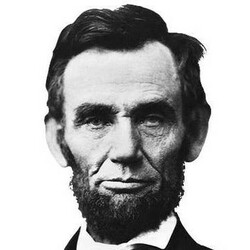
#> input picture hw3/lincoln.jpg, 250 x 250 px
$ jupyter execute --allow-errors hw3.ipynb
#> lines starting #> are read from the running program, lines starting #| are printed output that depends on the picture
# ME455 - HW3
Zhengyang Kris Weng - Spring 2025

[cell 1]
import numpy as np
import matplotlib.pyplot as plt

# Image loading packages
from PIL import Image
from io import BytesIO

1. Given the image here, convert it into a continuous probability density function over
a space of 1 meter by 1 meter (you can find the example code for how to do it here). Imple-
ment rejection sampling to sample 5000 points from this image-based probability distribution.
Select two di↵erent proposal distributions of your choice for your implementation.

[cell 2]
# Load the image
image_path = 'lincoln.jpg'  # Replace with the actual path to your image
image = Image.open(image_path).convert('L')  # Convert to grayscale
#> image is the input picture: PIL image 250x250 L; min 0, max 255, mean 180.6

# Convert the image to a NumPy array
image_array = np.array(image)
image_array = np.flip(image_array, axis=0)
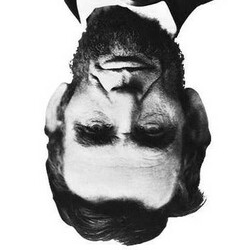
#> image_array: shape (250, 250); min 0, max 255, mean 180.6

print('image_array.shape: ', image_array.shape)
#| image_array.shape:  (250, 250)

plt.imshow(image_array, origin='lower', cmap='gray') # note that for "imshow" the origin of the coordinate is at top left instead of bottom left
plt.show()
plt.close()

[cell 3]
xgrids = np.linspace(0.0, 1.0, image_array.shape[0])  # the x coordinates of image pixels in the new space
#> xgrids = 250 values from 0 to 1
dx = xgrids[1] - xgrids[0]
#> dx = 0.00402
ygrids = np.linspace(0.0, 1.0, image_array.shape[1])  # the y coordinates of image pixels in the new space
#> ygrids = 250 values from 0 to 1
dy = ygrids[1] - ygrids[0]
#> dy = 0.00402

# we now invert dark and light pixel density and normalize the density values so it is a valid probability distribution
density_array = 255.0 - image_array  # we want higher density at darker regions
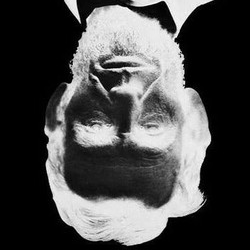
#> density_array: shape (250, 250) float64; min 0, max 255, mean 74.4
density_array /= np.sum(density_array) * dx * dy  # so the integral is 1

def image_density(s):
    """ Continuous density function based on the image
    Inputs:
        s - a numpy array containing the (x,y) coordinate within the 1m-by-1m space
    Return:
        val - the density value at s
    """
    s_x, s_y = s

    # Find the pixel closest to s in the 1-by-1 space
    # Note that in image the first pixel coordinate correspond to the y-axis in the 1-by-1 space
    pixel_idx_y = np.argmin(np.abs(xgrids - s_x))
    pixel_idx_x = np.argmin(np.abs(ygrids - s_y))

    # the density at s is the same as the closest pixel density
    val = density_array[pixel_idx_x, pixel_idx_y]

    return val

[cell 4]
num_samples = 5000
samples = np.random.uniform(low=0.0, high=1.0, size=(num_samples,2))
sample_weights = np.zeros(num_samples)

for i in range(num_samples):
    sample_weights[i] = image_density(samples[i])
#> this loop made 5000 passes
#> val in image_density on passes 1 to 3: 0.48, 3.09, 0.413

# for visualization purpose, we adjust the weights such that the maximum weight is 1.0
# (matplotlib only accepts values between 0.0 to 1.0 as the opacity value)
# (this is not the same as normalization in importance sampling or rejection sampling)
sample_weights /= np.max(sample_weights)

# now we visualize the weighted samples
fig, ax = fig, ax = plt.subplots(1, 1, figsize=(4,4), dpi=120, tight_layout=True)
ax.set_aspect('equal')
ax.set_xlim(0.0, 1.0)
ax.set_ylim(0.0, 1.0)

for sample, weight in zip(samples, sample_weights):
    ax.plot(sample[0], sample[1], linestyle='', marker='o', markersize=2, color='k', alpha=weight)

plt.show()
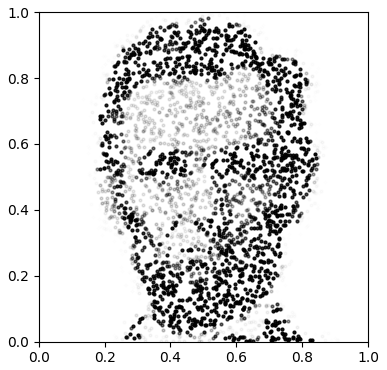
#> figure drawn by matplotlib, 1 panel
plt.close()

[cell 5]
# Define two proposal distributions
def uniform_proposal(size):
    """Uniform proposal distribution over the 1m x 1m space."""
    return np.random.uniform(low=0.0, high=1.0, size=size)

def gaussian_proposal(size):
    """Gaussian proposal distribution centered at (0.5, 0.5) with std deviation 0.2."""
    samples = np.random.normal(loc=0.5, scale=0.2, size=size)
    return np.clip(samples, 0.0, 1.0)  # Ensure samples are within the 1m x 1m space

# Perform rejection sampling for both proposal distributions
def rejection_sampling(proposal_func, num_samples):
#> called with num_samples = 5000
    samples = []
    while len(samples) < num_samples:
        proposed_sample = proposal_func(size=(2,))
        density_at_sample = image_density(proposed_sample)
        random_value = np.random.uniform(low=0.0, high=density_max)
        if random_value < density_at_sample:
            samples.append(proposed_sample)
#> this loop made 1 pass
#> (val in image_density, density_at_sample) on pass 1: (0.0267, 0.0267)
#> after the loop, samples = []
    return np.array(samples)

# Generate samples using both proposal distributions
num_rejection_samples = 5000
#> (the rest of this cell did not finish here and is left out)

[cell 6]
def f(state, u):
    """
    Continuous-time dynamics of the differential drive robot.
    state: [x, y, theta]
    u: [u1, u2]
    """
    x, y, theta = state
    u1, u2 = u
    dx = np.cos(theta) * u1
    dy = np.sin(theta) * u1
    dtheta = u2
    return np.array([dx, dy, dtheta])

# Simulation parameters
dt = 0.05                     # time step
T = 5                      # total simulation time
N = int(T / dt)               # number of steps

# Nominal control inputs (constant for example)
u_nominal = np.array([0.5, -0.63])

# Noise covariance on [u1, u2]
cov = np.diag([0.04, 0.02])

# Preallocate arrays
states = np.zeros((N+1, 3))
times = np.linspace(0, T, N+1)

# Initial condition
states[0] = np.array([0.0, 0.0, np.pi/2])

# RK4 integration with noisy controls
for i in range(N):
    state = states[i]
    noise = np.random.multivariate_normal(np.zeros(2), cov)
    u_noisy = u_nominal + noise

    k1 = f(state, u_noisy)
    k2 = f(state + 0.5 * dt * k1, u_noisy)
    k3 = f(state + 0.5 * dt * k2, u_noisy)
    k4 = f(state + dt * k3, u_noisy)

    states[i+1] = state + (dt/6.0) * (k1 + 2*k2 + 2*k3 + k4)

# Plot the noisy ground-truth trajectory
plt.figure()
plt.plot(states[:,0], states[:,1])
plt.xlabel('x position')
plt.ylabel('y position')
plt.title('Noisy Differential Drive Trajectory (RK4, dt=0.05)')
plt.axis('equal')
plt.show()
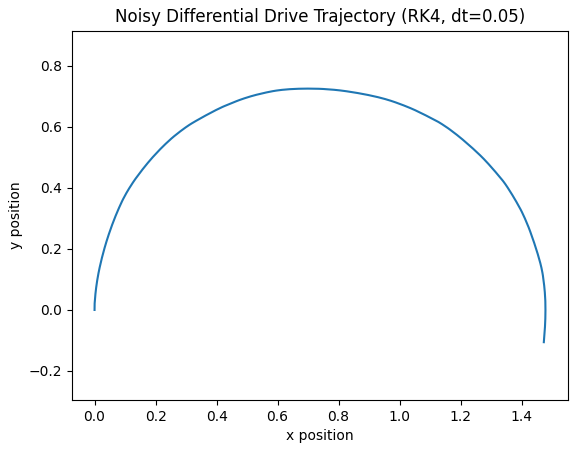
#> figure drawn by matplotlib, 1 panel

[cell 7]
import numpy as np
import matplotlib.pyplot as plt

# 1) Define the continuous-time dynamics in a vectorized form
def f(states, us):
    """
    states: (M,3) array of [x, y, theta]
    us:     (M,2) array of [u1, u2]
    returns: (M,3) array of [dx, dy, dtheta]
    """
    thetas = states[:, 2]
    u1 = us[:, 0]
    u2 = us[:, 1]
    dx = np.cos(thetas) * u1
    dy = np.sin(thetas) * u1
    dtheta = u2
    return np.stack([dx, dy, dtheta], axis=1)

# 2) Simulation parameters
dt = 0.05
N = 100                        # 100 steps of 0.05s => 5 seconds
u_nominal = np.array([0.5, -0.63])
process_cov = np.diag([0.04, 0.02])

# 3) Simulate ground truth
gt_states = np.zeros((N+1, 3))
gt_states[0] = [0.0, 0.0, np.pi/2]
for i in range(N):
    noise = np.random.multivariate_normal(np.zeros(2), process_cov)
    u_noisy = u_nominal + noise
    # RK4 for single state
    k1 = f(gt_states[i:i+1], np.array([u_noisy]))[0]
    k2 = f(gt_states[i:i+1] + 0.5*dt*k1, np.array([u_noisy]))[0]
    k3 = f(gt_states[i:i+1] + 0.5*dt*k2, np.array([u_noisy]))[0]
    k4 = f(gt_states[i:i+1] +      dt*k3, np.array([u_noisy]))[0]
    gt_states[i+1] = gt_states[i] + (dt/6) * (k1 + 2*k2 + 2*k3 + k4)

# 4) Initialize particles
M = 1000
init_cov = np.diag([1e-3, 1e-3, 1e-4])
particles = np.random.multivariate_normal(gt_states[0], init_cov, size=M)

# Time steps at which to take snapshots
snapshot_steps = [0, 20, 40, 60, 80, 100]
snapshots = {0: particles.copy()}

# 5) Propagate all particles forward (prediction only)
for i in range(N):
    noise = np.random.multivariate_normal(np.zeros(2), process_cov, size=M)
    u_noisy = u_nominal + noise
    k1 = f(particles,                  u_noisy)
    k2 = f(particles + 0.5*dt*k1,      u_noisy)
    k3 = f(particles + 0.5*dt*k2,      u_noisy)
    k4 = f(particles +     dt*k3,      u_noisy)
    particles += (dt/6) * (k1 + 2*k2 + 2*k3 + k4)
    if (i+1) in snapshot_steps:
        snapshots[i+1] = particles.copy()

# 6) Plot everything
plt.figure(figsize=(8,8))

# Plot particle clouds at each snapshot
for t, ps in snapshots.items():
    plt.scatter(ps[:,0], ps[:,1], s=1, label=f'Particles t={t*dt:.2f}s')

# Plot ground-truth positions at the same times
for t in snapshot_steps:
    x_gt, y_gt, _ = gt_states[t]
    plt.scatter(x_gt, y_gt, marker='X', s=80, label=f'GT t={t*dt:.2f}s')

plt.xlabel('x position')
plt.ylabel('y position')
plt.title('Particle Filter—Prediction Snapshots vs. Ground Truth')
plt.axis('equal')
plt.legend(fontsize='small', markerscale=2, ncol=2)
plt.show()
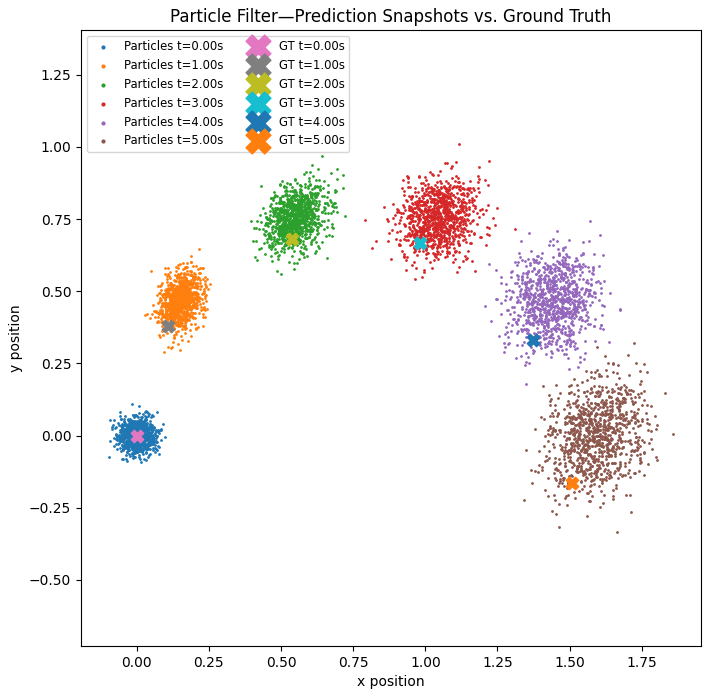
#> figure drawn by matplotlib, 1 panel

[cell 8]
meas_cov_diag = np.array([0.004, 0.004, 0.002])

# 4) Initialize particles again
particles = np.random.multivariate_normal(gt_states[0], init_cov, size=M)

# 5) Time steps at which to take snapshots
snapshot_steps = [0, 20, 40, 60, 80, 100]
snapshots = {0: particles.copy()}

# 6) Particle filter with resampling (prediction + measurement update)
for i in range(N):
    # Prediction
    noise = np.random.multivariate_normal(np.zeros(2), process_cov, size=M)
    u_noisy = u_nominal + noise
    k1 = f(particles, u_noisy)
    k2 = f(particles + 0.5*dt*k1, u_noisy)
    k3 = f(particles + 0.5*dt*k2, u_noisy)
    k4 = f(particles + dt*k3, u_noisy)
    particles = particles + (dt/6)*(k1 + 2*k2 + 2*k3 + k4)

    # Measurement update & resample
    z = gt_states[i+1]
    diffs = particles - z
    exponent = -0.5 * np.sum((diffs**2) / meas_cov_diag, axis=1)
    weights = np.exp(exponent)
    weights /= np.sum(weights)

    # Resample using numpy.random.choice
    idx = np.random.choice(M, size=M, replace=True, p=weights)
    particles = particles[idx]

    # Snapshot
    if (i+1) in snapshot_steps:
        snapshots[i+1] = particles.copy()

# 7) Plot results
plt.figure(figsize=(8, 8))
for step, ps in snapshots.items():
    t = step * dt
    plt.scatter(ps[:, 0], ps[:, 1], s=2, label=f'Particles t={t:.2f}s')
for step in snapshot_steps:
    x, y, _ = gt_states[step]
    plt.scatter(x, y, marker='X', s=80, label=f'GT t={step*dt:.2f}s')

plt.xlabel('x position')
plt.ylabel('y position')
plt.title('Particle Filter with Resampling—Snapshots vs. Ground Truth')
plt.axis('equal')
plt.legend(fontsize='small', markerscale=2, ncol=2)
plt.show()
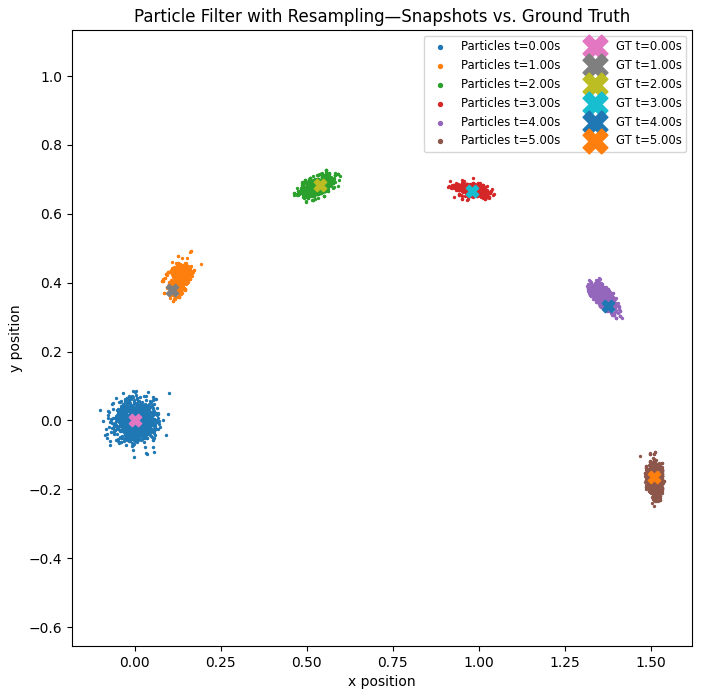
#> figure drawn by matplotlib, 1 panel

$ run again, with hw3/q1.png saved as hw3/lincoln.jpg
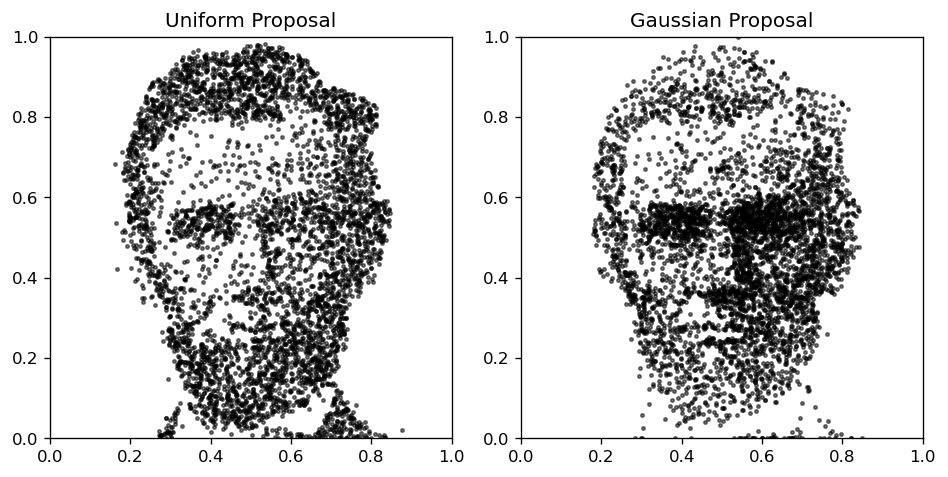
#> input picture hw3/q1.png, 948 x 477 px
#> `image_array = np.flip(image_array, axis=0)`:
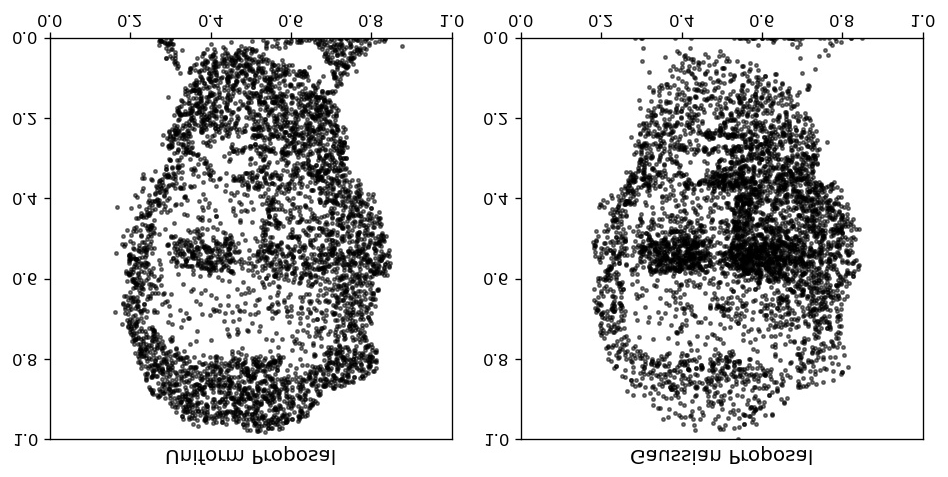
#> image_array: shape (477, 948); min 0, max 255, mean 208.4
#| image_array.shape:  (477, 948)
#> `density_array = 255.0 - image_array`:
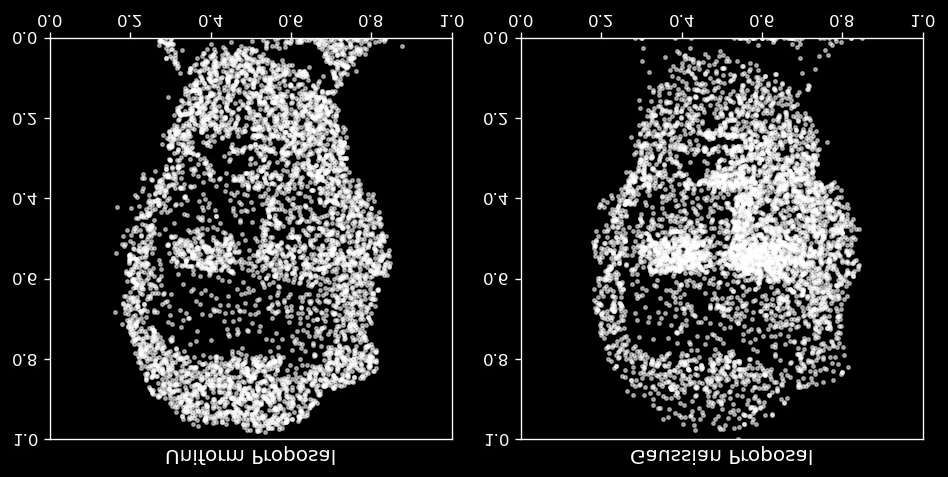
#> density_array: shape (477, 948) float64; min 0, max 255, mean 46.6
#> the loop in rejection_sampling, `while len(samples) < num_samples:` made 1 pass
#> (val in image_density, density_at_sample) on pass 1: (0, 0)
#> after the loop in rejection_sampling, `while len(samples) < num_samples:`: samples = []

$ run again, with hw3/q2.1.png saved as hw3/lincoln.jpg
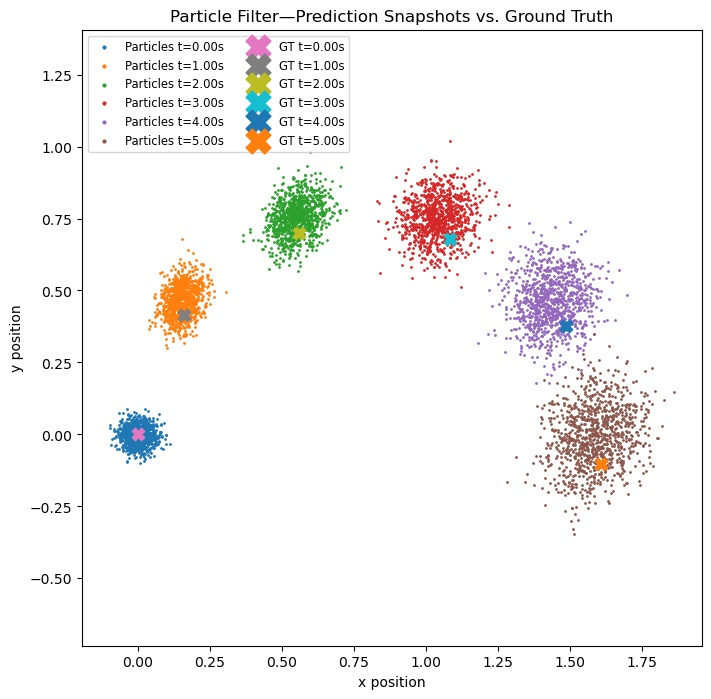
#> input picture hw3/q2.1.png, 711 x 699 px
#> `image_array = np.flip(image_array, axis=0)`:
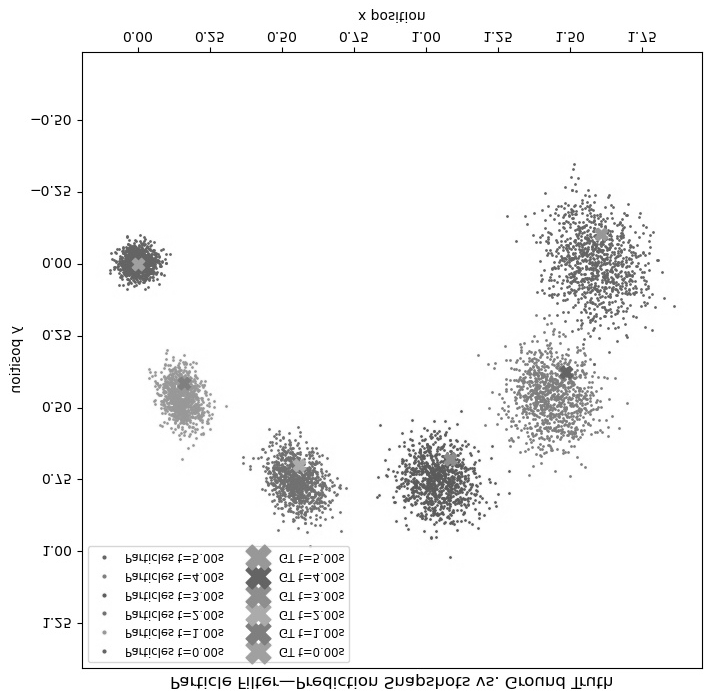
#> image_array: shape (699, 711); min 0, max 255, mean 244.1
#| image_array.shape:  (699, 711)
#> `density_array /= np.sum(density_array) * dx * dy`:
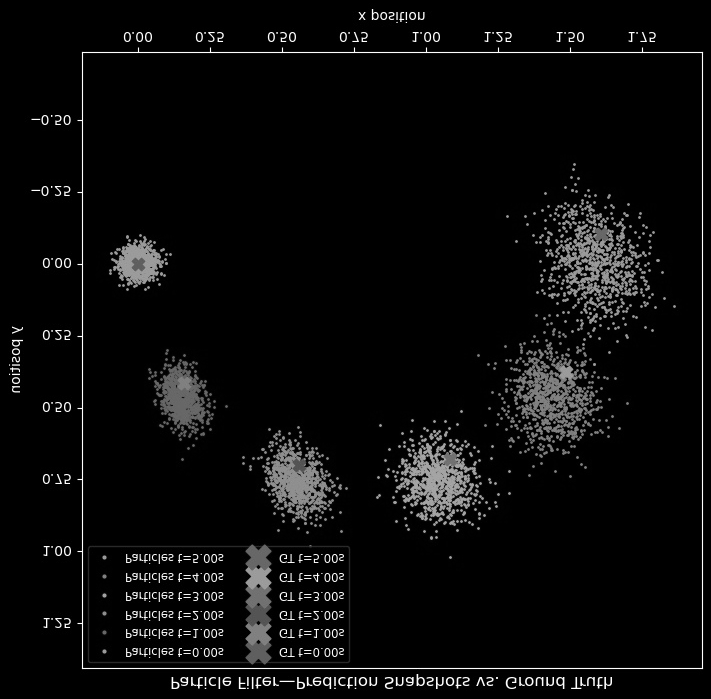
#> density_array: shape (699, 711) float64; min 0, max 23.32, mean 1; drawn with min black and max white
#> the loop in rejection_sampling, `while len(samples) < num_samples:` made 1 pass
#> (val in image_density, density_at_sample) on pass 1: (0, 0)
#> after the loop in rejection_sampling, `while len(samples) < num_samples:`: samples = []

$ run again, with hw3/q2.2.png saved as hw3/lincoln.jpg
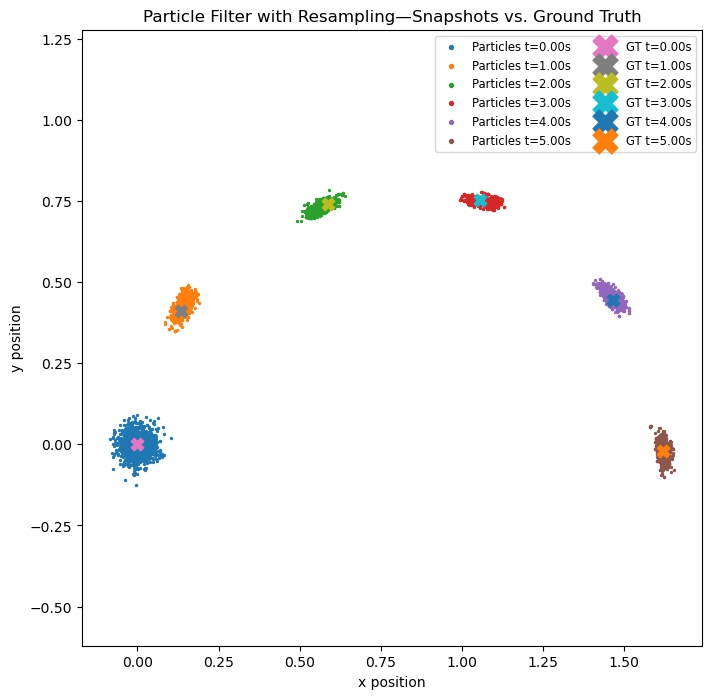
#> input picture hw3/q2.2.png, 711 x 699 px
#> `image_array = np.flip(image_array, axis=0)`:
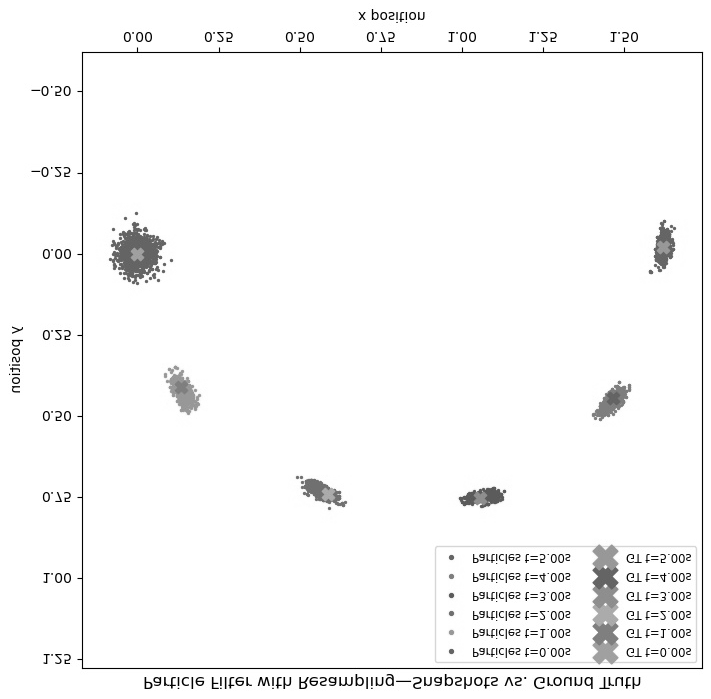
#> image_array: shape (699, 711); min 0, max 255, mean 248.4
#| image_array.shape:  (699, 711)
#> `density_array /= np.sum(density_array) * dx * dy`:
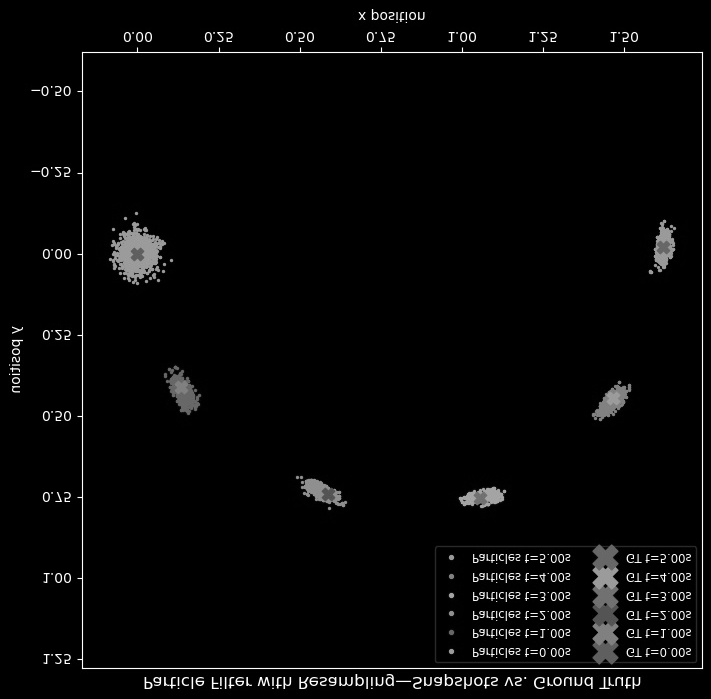
#> density_array: shape (699, 711) float64; min 0, max 38.25, mean 1; drawn with min black and max white
#> the loop in rejection_sampling, `while len(samples) < num_samples:` made 1 pass
#> (val in image_density, density_at_sample) on pass 1: (0, 0)
#> after the loop in rejection_sampling, `while len(samples) < num_samples:`: samples = []
